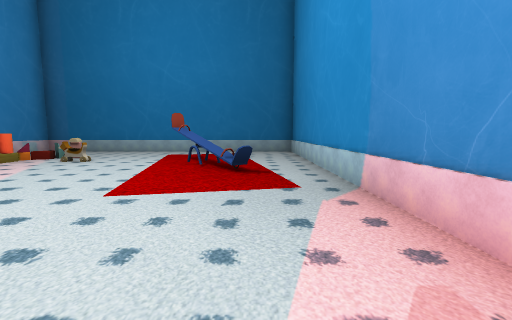
view 1 (above)

15 first-person views from a walk through a 3-D level made in the Unity game engine. The camera is 1.5 m above the floor, tilts 6° down and sees 90° across. The floor is counted in squares, 2 m on a side. Each view is taken from the middle of a square. On the plan, view 1 faces up. The plan holds only what a view shows up to about 9 squares ahead; the rest is blank. Some surface patterns are stand-ins.

view 2
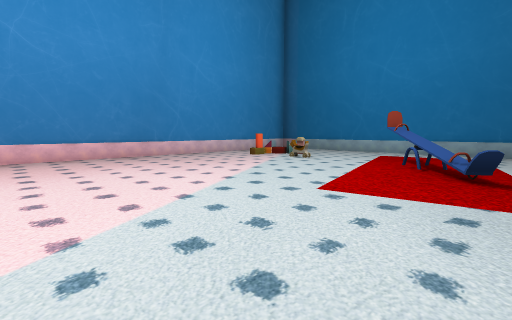

view 3
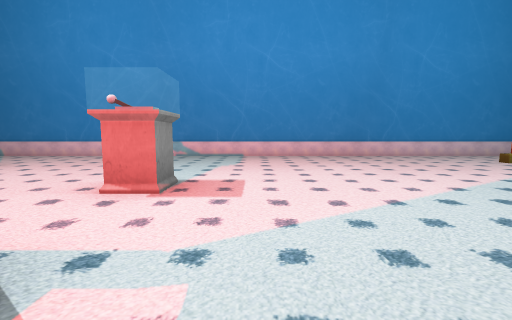

view 4
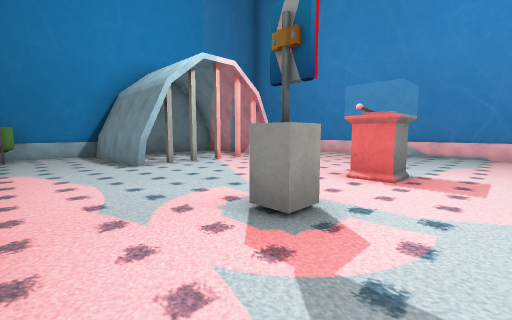

view 5
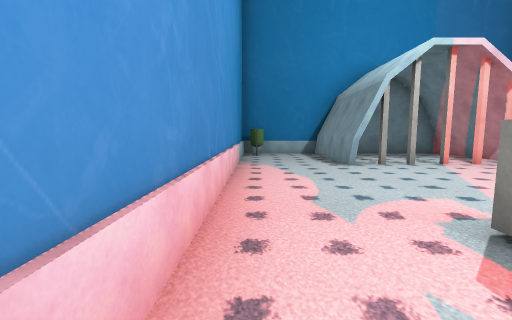

view 6
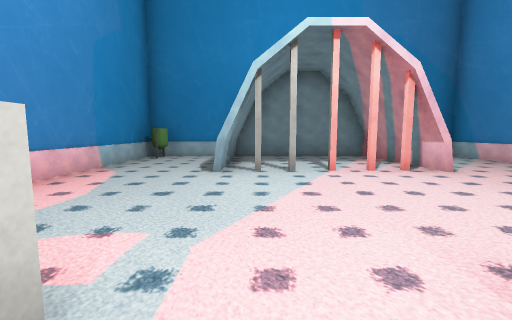

view 7
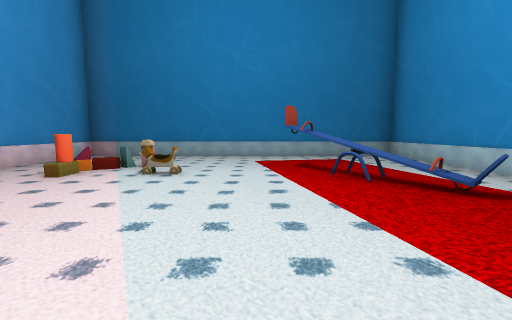

view 8
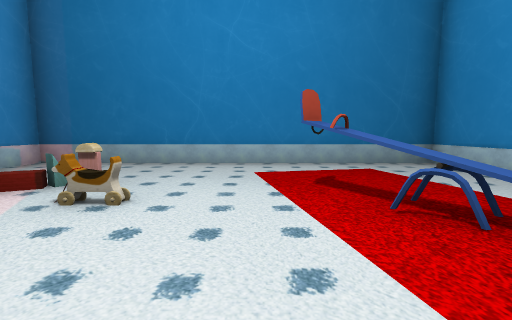

view 9
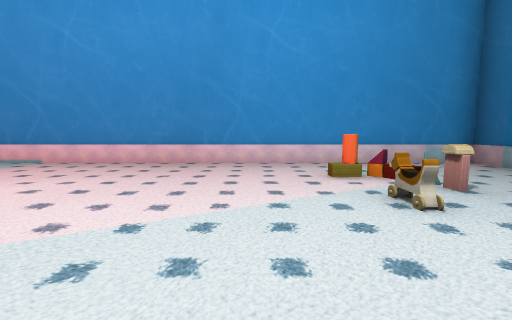

view 10
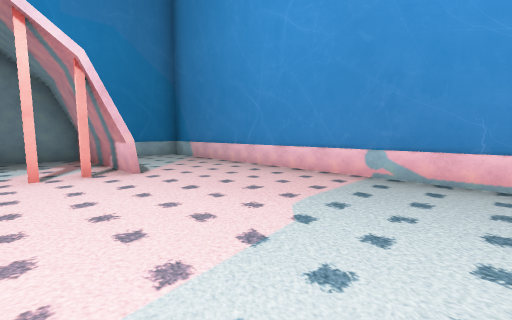

view 11
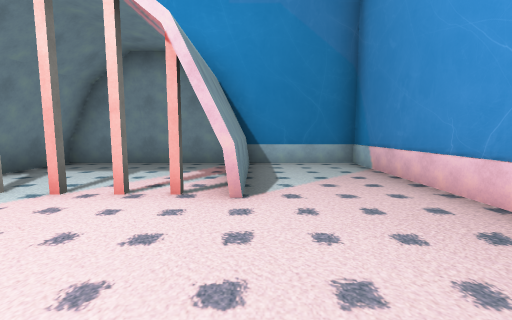

view 12
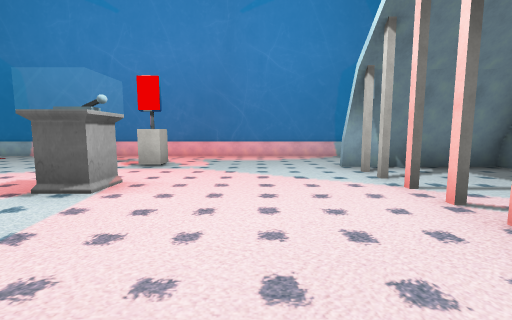

view 13
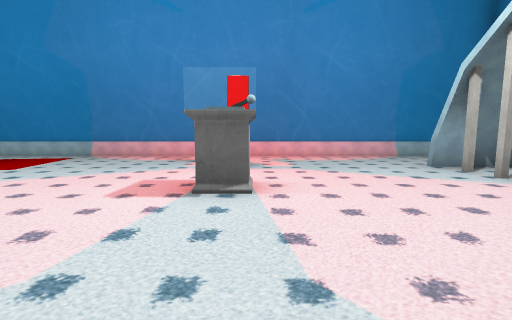

view 14
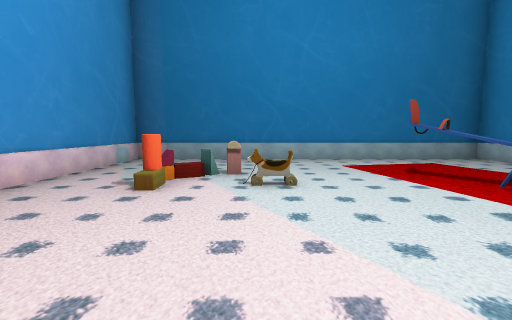

view 15
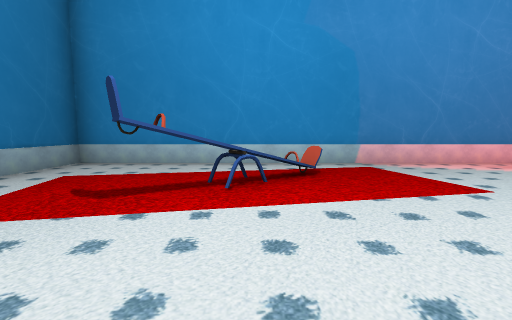

### Floor plan
Key: @ floor where view 1 was taken; # wall or solid block; . floor; O other object.
Columns run from 9 left of view 1 to 2 right of it. Each row starts with its distance up from view 1.
 11 ############
 10 #..........#
  9 #..........#
  8 #..O.......#
  7 #..OO..O...#
  6 #.......O..#
  5 #........O.#
  4 #..........#
  3 #..........#
  2 #..........#
  1 #..........#
  0 #........@.#
 -1 #..........#
 -2 #....  .O..#
 -3 #..........#
 -4 #..........#
 -5 #..........#
 -6 #..#..#.#..#
 -7 #..#....#..#
 -8 #..#....#..#
 -9 #..#....#.O#
-10 ############

Where each view was taken, in squares from view 1:
view 1: 0 up, 0 right, facing up
view 2: 0 up, 0 right, facing up-left
view 3: 0 up, 0 right, facing left
view 4: 0 up, 1 right, facing down-left
view 5: 0 up, 1 right, facing down
view 6: 1 down, 2 left, facing down
view 7: 2 up, 3 left, facing up
view 8: 4 up, 3 left, facing up
view 9: 5 up, 2 left, facing left
view 10: 1 down, 4 left, facing down-left
view 11: 3 down, 6 left, facing down
view 12: 4 down, 7 left, facing right
view 13: 2 down, 7 left, facing right
view 14: 3 up, 5 left, facing up
view 15: 6 up, 5 left, facing right
